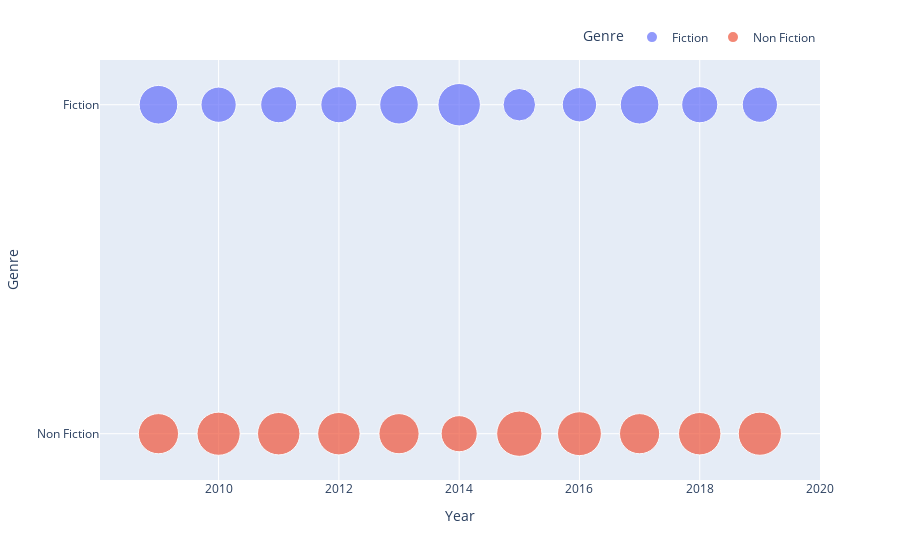

Notebook source saved alongside this figure:
### Code cell
# will plot the amount of non-fiction and fiction books per year
import plotly.express as px

fig = px.scatter(genres_per_year, x="Year", y="Genre", color="Genre",
    size=genres_per_year['Name'], size_max=32, log_x=False)


fig.update_layout(legend=dict(
    orientation="h",
    yanchor="bottom",
    y=1.02,
    xanchor="right",
    x=1
))

fig.show()

### Figure 1 — Plotly figure (JSON) as saved in the notebook; plotly's stock layout.template omitted (floating-point values rounded to 4 significant figures)
{"data": [{"hovertemplate": "Genre=%{y}<br>Year=%{x}<br>Name=%{marker.size}<extra></extra>", "legendgroup": "Fiction", "marker": {"color": "#636efa", "size": [24, 20, 21, 21, 24, 29, 17, 19, 24, 21, 20], "sizemode": "area", "sizeref": 0.03223, "symbol": "circle"}, "mode": "markers", "name": "Fiction", "orientation": "h", "showlegend": true, "type": "scatter", "x": [2009, 2010, 2011, 2012, 2013, 2014, 2015, 2016, 2017, 2018, 2019], "xaxis": "x", "y": ["Fiction", "Fiction", "Fiction", "Fiction", "Fiction", "Fiction", "Fiction", "Fiction", "Fiction", "Fiction", "Fiction"], "yaxis": "y"}, {"hovertemplate": "Genre=%{y}<br>Year=%{x}<br>Name=%{marker.size}<extra></extra>", "legendgroup": "Non Fiction", "marker": {"color": "#EF553B", "size": [26, 30, 29, 29, 26, 21, 33, 31, 26, 29, 30], "sizemode": "area", "sizeref": 0.03223, "symbol": "circle"}, "mode": "markers", "name": "Non Fiction", "orientation": "h", "showlegend": true, "type": "scatter", "x": [2009, 2010, 2011, 2012, 2013, 2014, 2015, 2016, 2017, 2018, 2019], "xaxis": "x", "y": ["Non Fiction", "Non Fiction", "Non Fiction", "Non Fiction", "Non Fiction", "Non Fiction", "Non Fiction", "Non Fiction", "Non Fiction", "Non Fiction", "Non Fiction"], "yaxis": "y"}], "layout": {"legend": {"itemsizing": "constant", "orientation": "h", "title": {"text": "Genre"}, "tracegroupgap": 0, "x": 1, "xanchor": "right", "y": 1.02, "yanchor": "bottom"}, "margin": {"t": 60}, "xaxis": {"anchor": "y", "domain": [0, 1], "title": {"text": "Year"}}, "yaxis": {"anchor": "x", "categoryarray": ["Non Fiction", "Fiction"], "categoryorder": "array", "domain": [0, 1], "title": {"text": "Genre"}}}}
